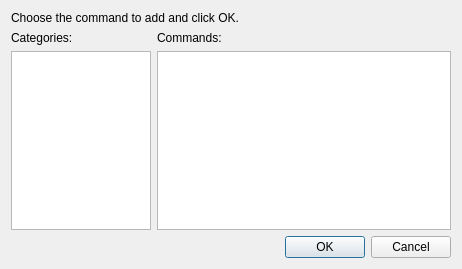
<?xml version="1.0" encoding="UTF-8"?>
<ui version="4.0">
 <class>AddActionDlg</class>
 <widget class="QDialog" name="AddActionDlg">
  <property name="geometry">
   <rect>
    <x>0</x>
    <y>0</y>
    <width>462</width>
    <height>269</height>
   </rect>
  </property>
  <property name="windowTitle">
   <string>Add Command</string>
  </property>
  <layout class="QGridLayout" name="gridLayout">
   <item row="0" column="0" colspan="2">
    <widget class="QLabel" name="label">
     <property name="text">
      <string>Choose the command to add and click OK.</string>
     </property>
    </widget>
   </item>
   <item row="1" column="0">
    <widget class="QLabel" name="label_2">
     <property name="text">
      <string>Categories:</string>
     </property>
    </widget>
   </item>
   <item row="1" column="1">
    <widget class="QLabel" name="label_3">
     <property name="text">
      <string>Commands:</string>
     </property>
    </widget>
   </item>
   <item row="2" column="0">
    <widget class="QListWidget" name="listWidgetCat">
     <property name="sizePolicy">
      <sizepolicy hsizetype="Maximum" vsizetype="Expanding">
       <horstretch>0</horstretch>
       <verstretch>0</verstretch>
      </sizepolicy>
     </property>
     <property name="maximumSize">
      <size>
       <width>140</width>
       <height>16777215</height>
      </size>
     </property>
     <property name="alternatingRowColors">
      <bool>true</bool>
     </property>
    </widget>
   </item>
   <item row="2" column="1">
    <widget class="QListWidget" name="listWidgetCmd">
     <property name="alternatingRowColors">
      <bool>true</bool>
     </property>
    </widget>
   </item>
   <item row="3" column="0" colspan="2">
    <widget class="QDialogButtonBox" name="buttonBox">
     <property name="orientation">
      <enum>Qt::Horizontal</enum>
     </property>
     <property name="standardButtons">
      <set>QDialogButtonBox::Cancel|QDialogButtonBox::Ok</set>
     </property>
    </widget>
   </item>
  </layout>
 </widget>
 <resources/>
 <connections>
  <connection>
   <sender>buttonBox</sender>
   <signal>accepted()</signal>
   <receiver>AddActionDlg</receiver>
   <slot>accept()</slot>
   <hints>
    <hint type="sourcelabel">
     <x>248</x>
     <y>254</y>
    </hint>
    <hint type="destinationlabel">
     <x>157</x>
     <y>274</y>
    </hint>
   </hints>
  </connection>
  <connection>
   <sender>buttonBox</sender>
   <signal>rejected()</signal>
   <receiver>AddActionDlg</receiver>
   <slot>reject()</slot>
   <hints>
    <hint type="sourcelabel">
     <x>316</x>
     <y>260</y>
    </hint>
    <hint type="destinationlabel">
     <x>286</x>
     <y>274</y>
    </hint>
   </hints>
  </connection>
 </connections>
</ui>
